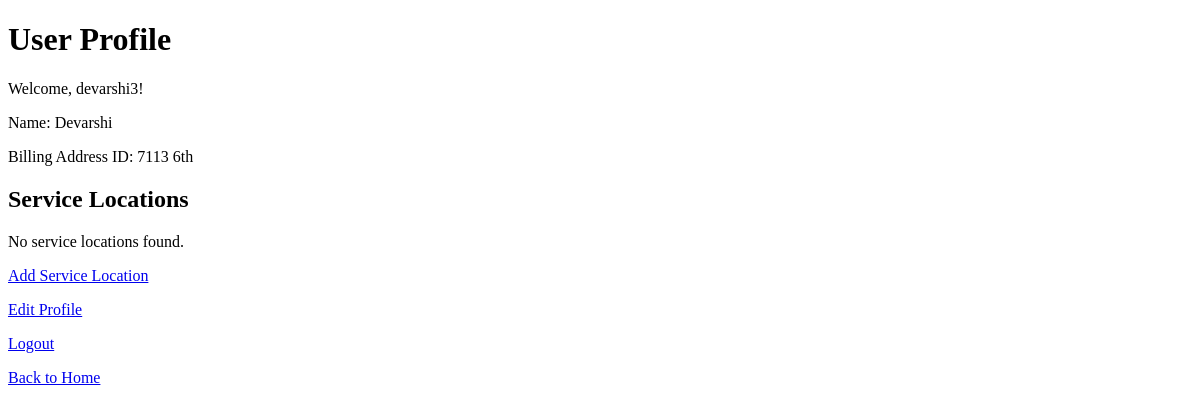
Page /profile (signed in) on the earlier database version.
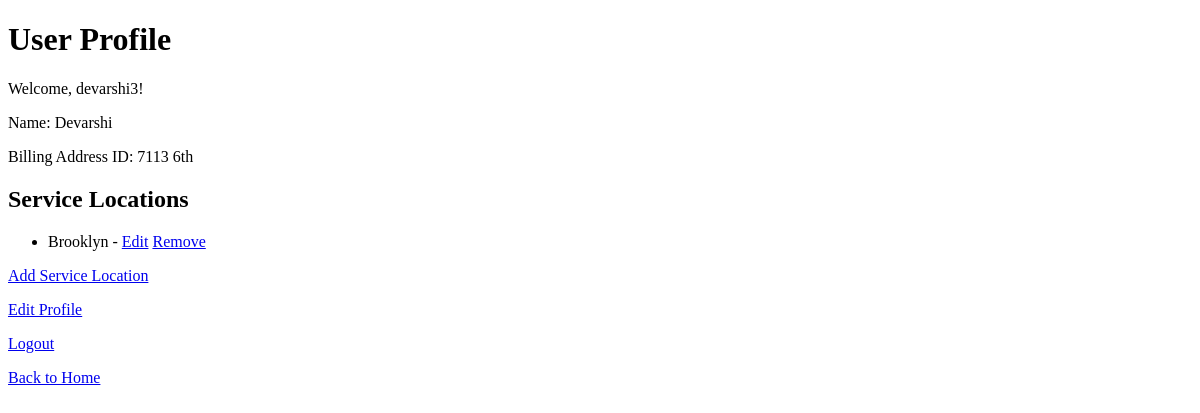
Same page on the later database version.
### app.py (models this page shows)
class User(db.Model):
    id = db.Column(db.Integer, primary_key=True)
    username = db.Column(db.String(50), unique=True, nullable=False)
    password = db.Column(db.String(60), nullable=False)
    name = db.Column(db.String(100), nullable=True)  # Add this line for the name field
    billing_address_id = db.Column(db.Integer, nullable=True)  # Add this line for the billing_address_id field
    service_locations = db.relationship('ServiceLocation', backref='user', lazy=True)

class ServiceLocation(db.Model):
    id = db.Column(db.Integer, primary_key=True)
    user_id = db.Column(db.Integer, db.ForeignKey('user.id'), nullable=False)
    address = db.Column(db.String(255), nullable=False)
    unit_number = db.Column(db.String(20), nullable=True)
    square_footage = db.Column(db.Integer, nullable=True)
    bedrooms = db.Column(db.Integer, nullable=True)
    occupants = db.Column(db.Integer, nullable=True)

### app.py (the view)
@app.route('/profile')
def profile():
    if 'user_id' in session:
        user = User.query.get(session['user_id'])
        return render_template('profile.html', user=user)
    else:
        return redirect(url_for('login'))

### templates/profile.html (shortened to what this page needs)
<!DOCTYPE html>
<html lang="en">
<head>
</head>
<body>
    <h1>User Profile</h1>
    <p>Welcome, {{ user.username }}!</p>
    <p>Name: {{ user.name }}</p>
    <p>Billing Address ID: {{ user.billing_address_id }}</p>
    <h2>Service Locations</h2>
    {% if user.service_locations %}
        <ul>
            {% for service_location in user.service_locations %}
            <li>
                {{ service_location.address }} -
                <a href="{{ url_for('edit_service_location', location_id=service_location.id) }}">Edit</a>
                <a href="{{ url_for('remove_service_location', location_id=service_location.id) }}">Remove</a>
            </li>
            {% endfor %}
        </ul>
    {% else %}
        <p>No service locations found.</p>
    {% endif %}
    <p><a href="{{ url_for('add_service_location') }}">Add Service Location</a></p>
    <p><a href="{{ url_for('edit_profile') }}">Edit Profile</a></p>
    <p><a href="{{ url_for('logout') }}">Logout</a></p>
    <p><a href="{{ url_for('index') }}">Back to Home</a></p>
</body>
</html>

Differences in the rows shown:
added ServiceLocation: address "Brooklyn"
Other differences:
text no longer shown: "No service locations found."
